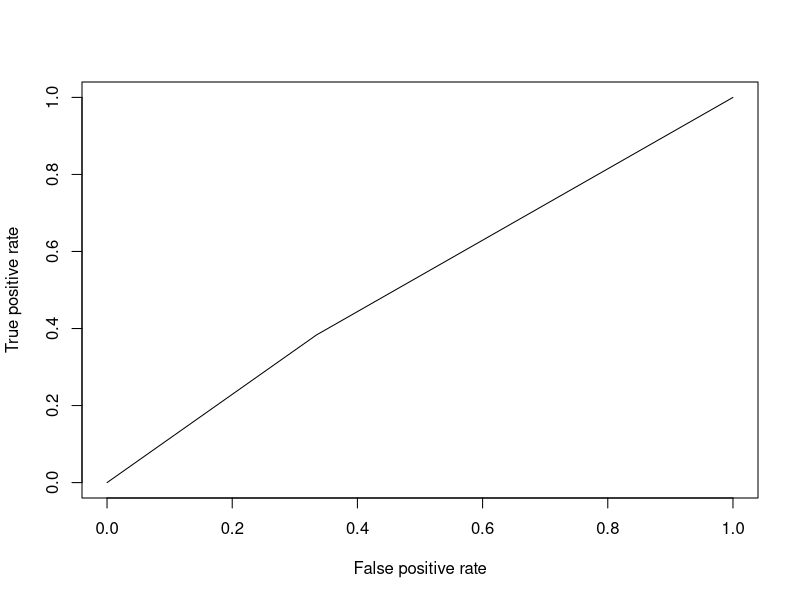

This figure's R source:
data=read.csv(file = "TRAIN_DATA.csv",header = TRUE,sep = ",")
 
 library(caTools)
# splitting data set into train and testing
split = sample.split(data, SplitRatio = 0.8)
training = subset(data, split == TRUE)
testing= subset(data, split == FALSE)
# Logistic regression model
model=glm(RESULT~.,training,family = "binomial")
 
# predcition for test data
pred1=predict(model,testing,type="response")
 print(pred1)
 # confusion matrix
pred1=ifelse(pred1>0.5,1,0)
tab1=table(Predicted = pred1,Actual=testing$RESULT)
print(tab1)
 accuracy = 1-sum(diag(tab1))/sum(tab1)
 print(accuracy)
 
 # ROCR curve for model
 library(ROCR)
 library(gplots)
 pred=prediction(pred1,testing$RESULT)
 pref=performance(pred,"tpr","fpr")
 plot(pref)
